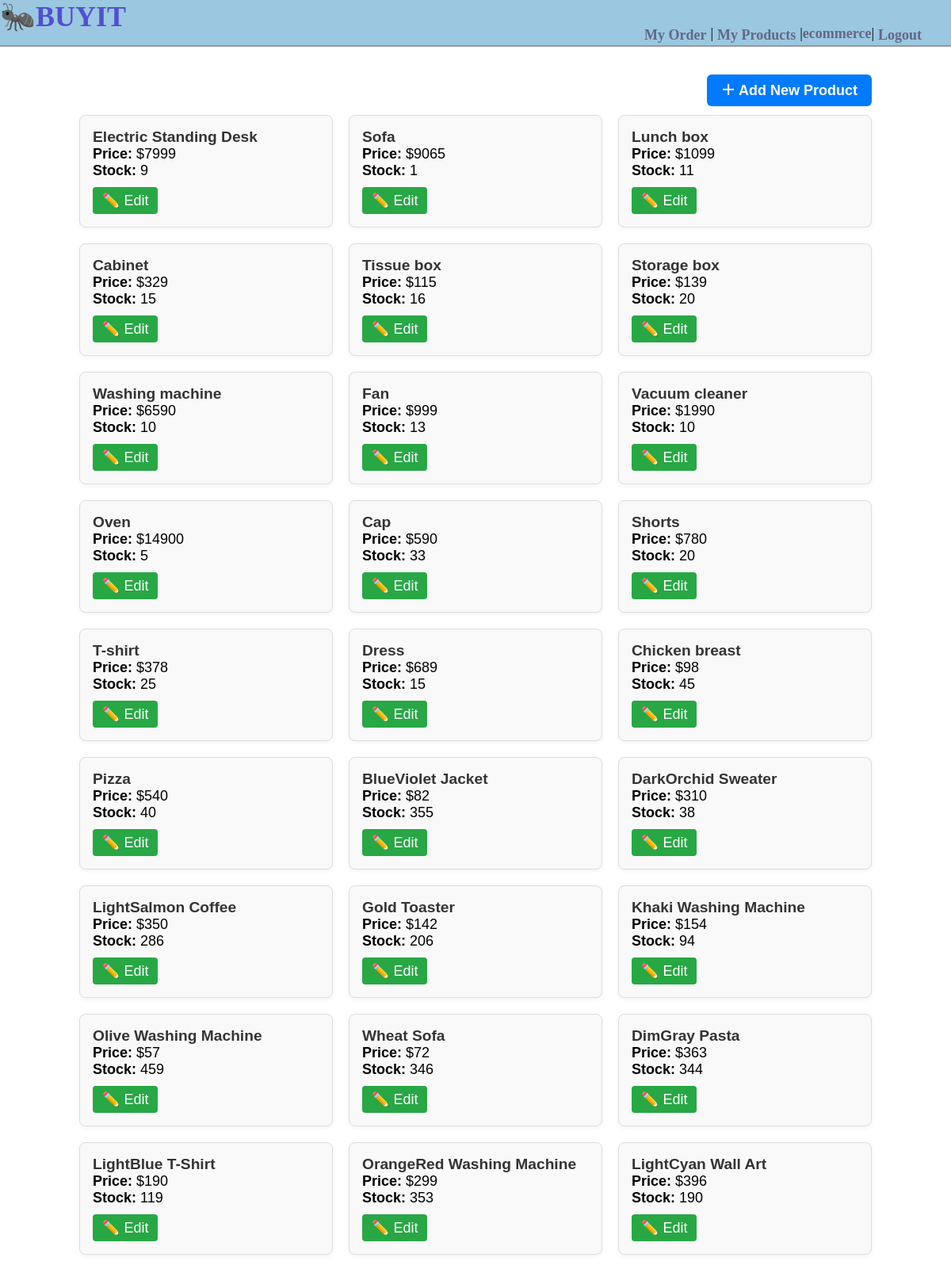
The page /user/MyProducts (signed in, upper part) on the database its author committed.
### showitem/models.py (models this page shows, shortened)
class Product(models.Model):
    category = models.ForeignKey(
        Category,
        on_delete = models.CASCADE
    )
    name = models.CharField(max_length=150)
    price = models.IntegerField()
    description = models.TextField()
    quantity = models.IntegerField()

### user_system/views.py (the view)
# urls.py: path('MyProducts', My_Products_View.as_view(), name='My Products'),
class My_Products_View(ListView):
    model = Product
    template_name = "my_products.html"
    context_object_name = "products"
    def get_queryset(self):
        user_id = self.request.session.get('user_ID')
        if not user_id:
            return redirect('Login')
        try:
            seller = Seller.objects.get(user_ID=user_id)
            return seller.products.all()
        except Seller.DoesNotExist:
            return Product.objects.none()

### templates/my_products.html
{% extends "base.html" %}
{% load static %}
{% block extra_css %}
<link rel="stylesheet" href="{% static 'css/my_product.css' %}">
{% endblock %}
{% block content %}
<div class="product-dashboard">
  <div class="add-product">
    <a class="add-button" href="{% url 'Add Products' %}">＋ Add New Product</a>
  </div>
  {% if products %}
    <div class="product-grid">
      {% for product in products %}
        <div class="product-card">
          <h3>{{ product.name }}</h3>
          <p><strong>Price:</strong> ${{ product.price }}</p>
          <p><strong>Stock:</strong> {{ product.quantity }}</p>
          <a href="{% url 'Edit Products' product.pk %}" class="edit-btn">✏️ Edit</a>
        </div>
      {% endfor %}
    </div>
  {% else %}
    <p>No products found.</p>
  {% endif %}
</div>
{% endblock content %}

### static/css/base.css (style rules this page uses)
body { font-family: 'Source Sans 3', serif; font-size: 18px; }

### static/css/detail.css (style rules this page uses)
* { padding: 0; margin: 0; }

### static/css/my_product.css (style rules this page uses)
.product-dashboard { max-width: 1000px; margin: 40px auto; font-family: sans-serif; }
.add-product { text-align: right; margin-bottom: 20px; }
.add-button { background-color: #007bff; color: white; padding: 10px 18px; border-radius: 6px; text-decoration: none; font-weight: bold; }
.product-grid { display: grid; grid-template-columns: repeat(auto-fill, minmax(260px, 1fr)); gap: 20px; }
.product-card { background-color: #f9f9f9; border: 1px solid #ddd; padding: 16px; border-radius: 8px; box-shadow: 0 2px 6px rgba(0,0,0,0.05); }
.product-card h3 { margin-top: 0; font-size: 1.2rem; color: #333; }
.edit-btn { display: inline-block; margin-top: 10px; padding: 6px 12px; background-color: #28a745; color: white; border-radius: 4px; text-decoration: none; }

### rows shown on the page
Product: name "Electric Standing Desk", price "7999", quantity "9"
Product: name "Sofa", price "9065", quantity "1"
Product: name "Lunch box", price "1099", quantity "11"
Product: name "Cabinet", price "329", quantity "15"
Product: name "Tissue box", price "115", quantity "16"
Product: name "Storage box", price "139", quantity "20"
Product: name "Washing machine", price "6590", quantity "10"
Product: name "Fan", price "999", quantity "13"
Product: name "Vacuum cleaner", price "1990", quantity "10"
Product: name "Oven", price "14900", quantity "5"
Product: name "Cap", price "590", quantity "33"
Product: name "Shorts", price "780", quantity "20"
Product: name "T-shirt", price "378", quantity "25"
Product: name "Dress", price "689", quantity "15"
Product: name "Chicken breast", price "98", quantity "45"
Product: name "Pizza", price "540", quantity "40"
Product: name "BlueViolet Jacket", price "82", quantity "355"
Product: name "DarkOrchid Sweater", price "310", quantity "38"
Product: name "LightSalmon Coffee", price "350", quantity "286"
Product: name "Gold Toaster", price "142", quantity "206"
Product: name "Khaki Washing Machine", price "154", quantity "94"
Product: name "Olive Washing Machine", price "57", quantity "459"
Product: name "Wheat Sofa", price "72", quantity "346"
Product: name "DimGray Pasta", price "363", quantity "344"
Product: name "LightBlue T-Shirt", price "190", quantity "119"
Product: name "OrangeRed Washing Machine", price "299", quantity "353"
Product: name "LightCyan Wall Art", price "396", quantity "190"

### other values the page prints
{{ request.session.user_name }} "ecommerce"
